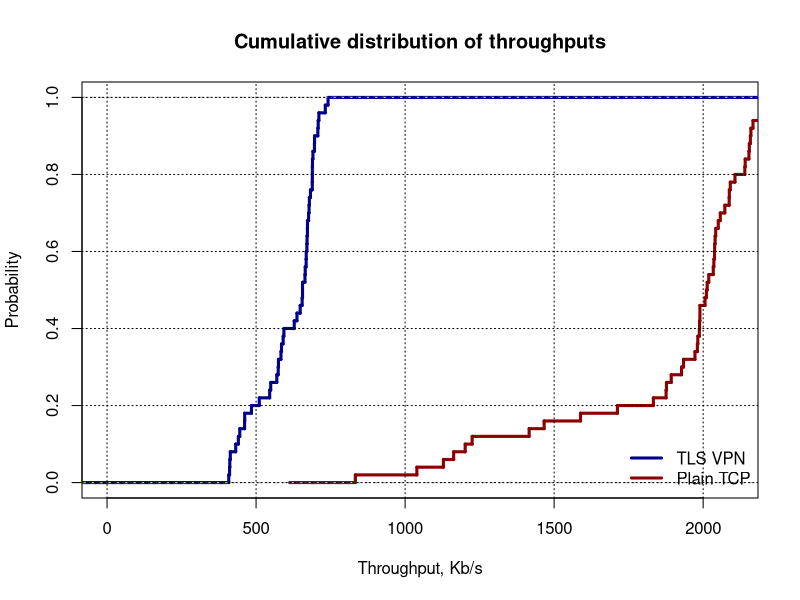

The R script that drew this image:
vpn<-scan("results_TLS_VPN.dat");
no_vpn<-scan("results_NO_VPN.dat");
no_vpn<-1.3*8/no_vpn*1024;
vpn<-1.3*8/vpn*1024;
summary(vpn);
summary(no_vpn);
pdf("throughput.pdf", height=4);
plot(ecdf(vpn), verticals=T, do.points=F, xlim=c(0, 2100), main="Cumulative distribution of throughputs", xlab="Throughput, Kb/s", ylab="Probability", lwd=3, col="dark blue");
plot(ecdf(no_vpn), lwd=3, col="dark red", add=T, verticals=T, do.points=F);
grid(col="black");
legend("bottomright", c("TLS VPN", "Plain TCP"), col=c("dark blue", "dark red"), bty="n", lwd=c(3, 3))
dev.off();

